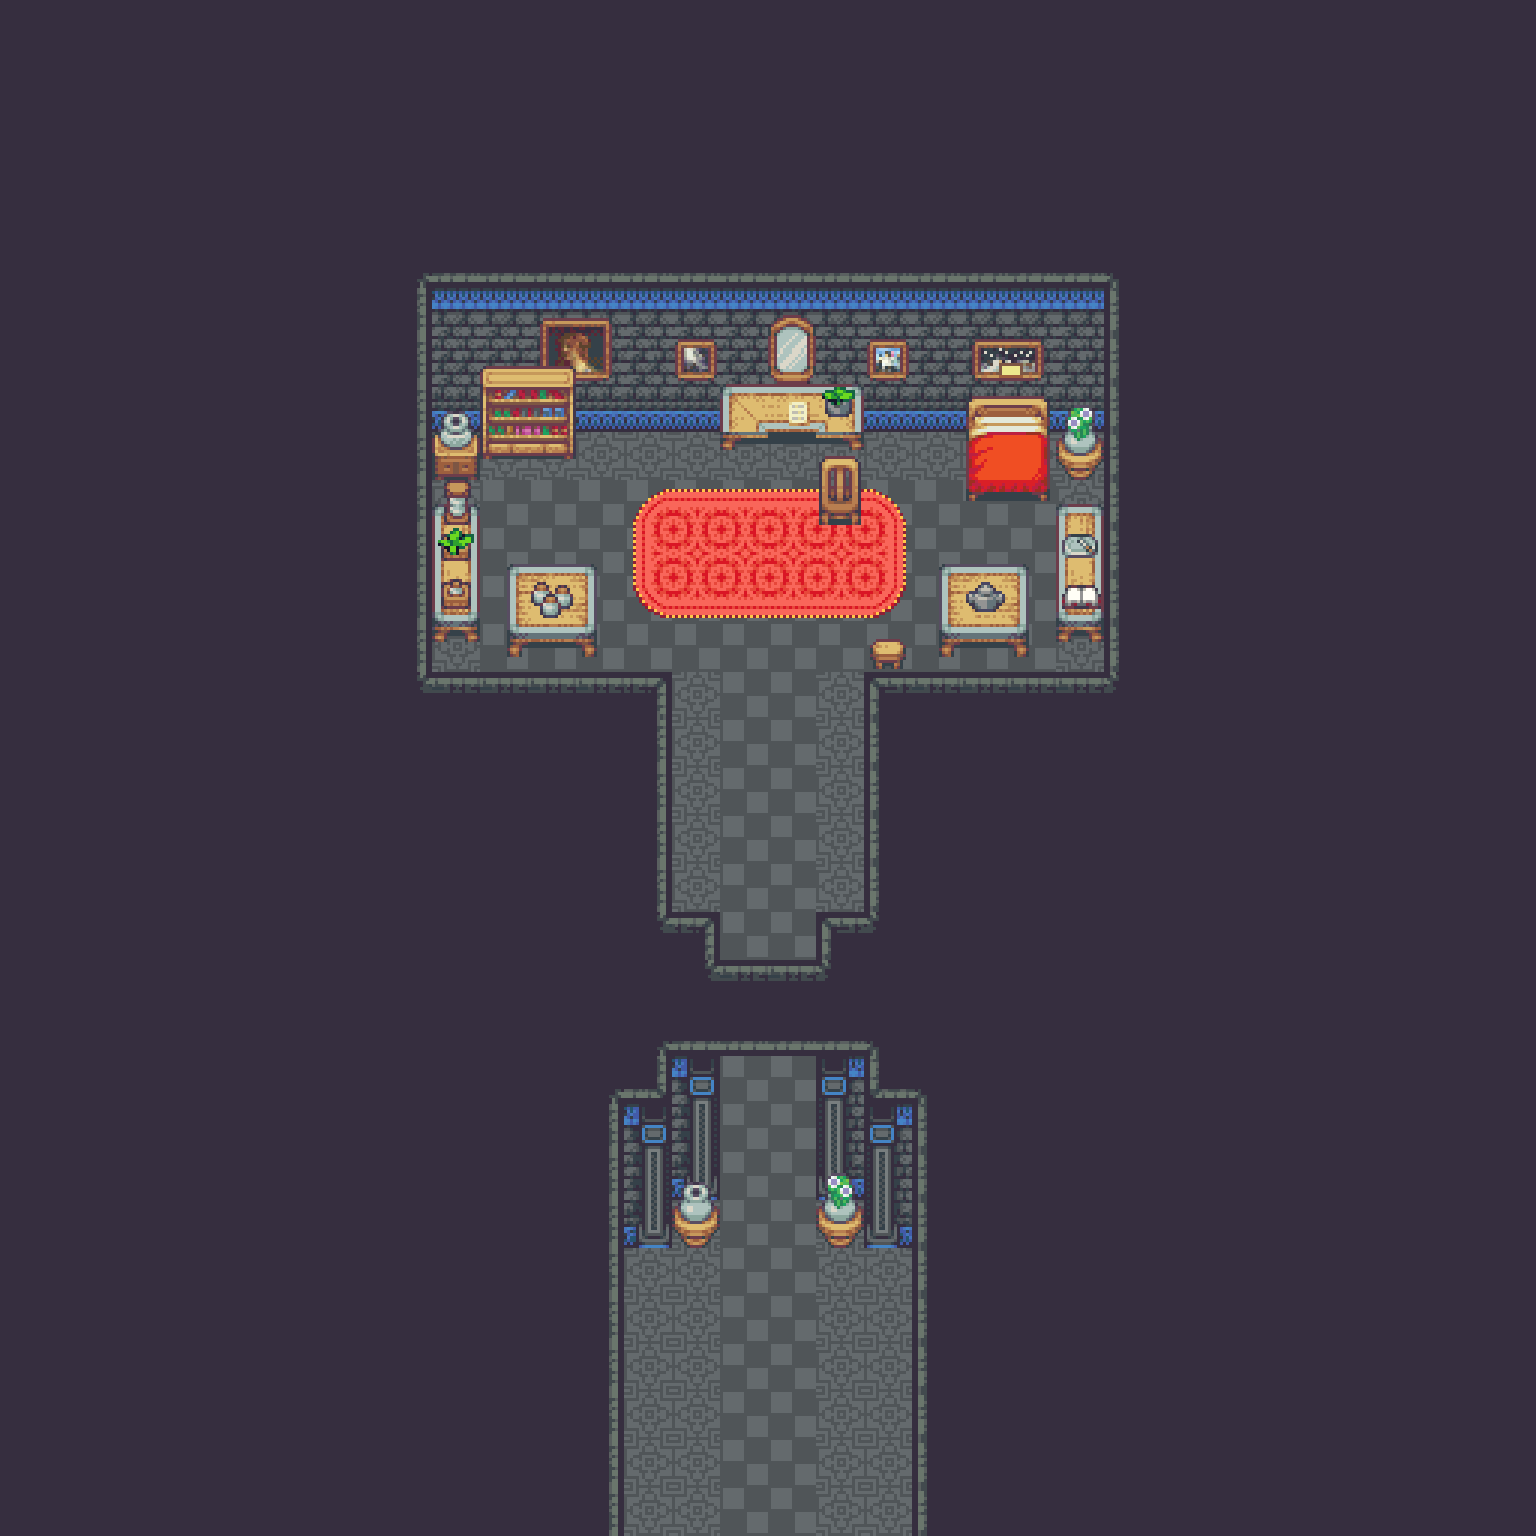

Below is a game level as drawn by its tile map, then a one-line description and the .tmx that defines it (tile-layer data replaced by summaries):
An orthogonal 32x32 tile map with 48x48 px tiles, 6 tile layers (Basement, Ground, Flooring, Furnishing, ...), 4 tilesets and 3 objects.

<map version="1.5" tiledversion="1.7.2" orientation="orthogonal" renderorder="right-down" width="32" height="32" tilewidth="48" tileheight="48" infinite="0" nextlayerid="9" nextobjectid="6">
 <tileset firstgid="1" source="Castle.tsx" />
 <tileset firstgid="1480" source="CastleInterior.tsx" />
 <tileset firstgid="3160" source="CastleObjects.tsx" />
 <tileset firstgid="3416" source="CastleObjects2.tsx" />
 <layer id="10" name="Basement" width="32" height="32">
  <data>[1024 cells, 0 non-empty, 0 distinct tile ids]</data>
 </layer>
 <layer id="2" name="Ground" width="32" height="32">
  <data>[1024 cells, 1024 non-empty, 2 distinct tile ids]</data>
 </layer>
 <layer id="9" name="Flooring" width="32" height="32">
  <data>[1024 cells, 18 non-empty, 9 distinct tile ids]</data>
 </layer>
 <layer id="1" name="Furnishing" width="32" height="32">
  <data>[1024 cells, 907 non-empty, 52 distinct tile ids]</data>
 </layer>
 <layer id="6" name="Decor" width="32" height="32">
  <data>[1024 cells, 28 non-empty, 25 distinct tile ids]</data>
 </layer>
 <layer id="5" name="Ceiling" width="32" height="32">
  <data>[1024 cells, 18 non-empty, 15 distinct tile ids]</data>
 </layer>
 <objectgroup id="3" name="Props">
  <object id="3" gid="235" x="912" y="576" width="144" height="144">
   <properties>
    <property name="I">[Character [Enemy Kyla] Downward True False
  [Sequence
   [ClearSpirits
    [FadeOutSong 120]
    [Wait 120]
    [PlaySong 120 0 0 0.5 [Field TheCalling]]
    [Wait 180]
    [Dialog "Always. They have always treated me this way..."]
    [Dialog "Things cannot be put right. Things can only be put in my favor..."]
    [Dialog "You are either the spider or you are the fly..."]
    [Dialog "A lifetime of poison is what she gave to me..."]
    [Face [CharacterTarget [Enemy Kyla]] Leftward]
    [Dialog "I shall give it all back to her all in one moment!"]
    [Face [CharacterTarget [Enemy Kyla]] Downward]
    [Dialog "Aranea's poison is tasteless and unidentifiable..."]
    [Dialog "In my master's nightly herbal brew shall I serve it."]
    [Face [CharacterTarget [Enemy Kyla]] Leftward]
    [Dialog "Upon her death by morning, through the custom of succession, I will take her stead."]
    [Face [CharacterTarget [Enemy Kyla]] Downward]
    [Dialog "Imagine their faces when they see the lowest servant become the highest... their victim become their tormentor..."]
    [Dialog "Things could not be put right..."]
    [FadeOutSong 120]
    [Fade [CharacterTarget [Enemy Kyla]] 150]
    [ReplaceAdvent [KylaAdvent 2] [KylaAdvent 3]]
    [PlaySong 120 0 0 0.5 [Castle CastlePart2]]
    [Wait 120]
    [PlaySound 0.5 [Field Unlatch]]
    [Dialog "Something unlatched..."]]]
 [[KylaAdvent 2]]]</property>
   </properties>
  </object>
  <object id="4" gid="235" x="720" y="1200" width="96" height="144">
   <properties>
    <property name="I" value="[Door WoodenDoor]" />
   </properties>
  </object>
  <object id="5" gid="235" x="576" y="480" width="48" height="48">
   <properties>
    <property name="I" value="[Chest WoodenChest [KeyItem CopperKey] d2217a48-8ae8-44ee-8f26-4bf4d0270f35 None Fin [[KylaAdvent 3]]]" />
   </properties>
  </object>
 </objectgroup>
</map>
